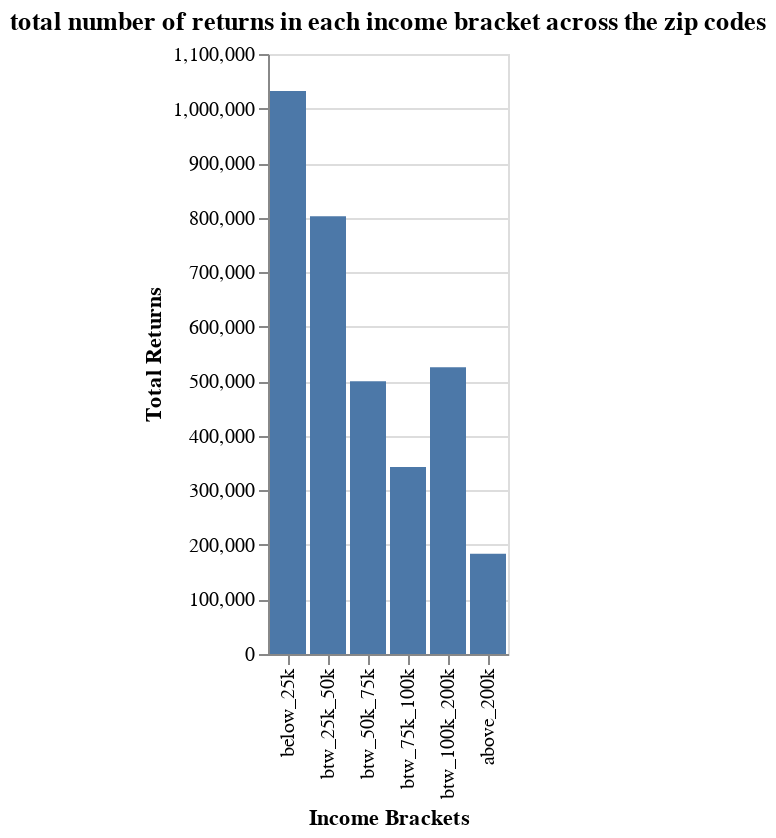

The code cell stored with this chart in its notebook:
### Code cell
X = alt.X('Income Brackets', sort=['below_25k', 'btw_25k_50k', 'btw_50k_75k', 
                                   'btw_75k_100k', 'btw_100k_200k', 'above_200k'], bin=False)

alt.Chart(final_returns).mark_bar().encode(
    X, y= 'Total Returns'
).properties(title='total number of returns in each income bracket across the zip codes')

### Figure 1 — Vega-Lite specification as saved in the notebook (floating-point values rounded to 4 significant figures)
{"config": {"view": {"continuousWidth": 400, "continuousHeight": 300}}, "data": {"name": "data-fa3018bf0a851fb83512015acd7da602"}, "mark": "bar", "encoding": {"x": {"bin": false, "field": "Income Brackets", "sort": ["below_25k", "btw_25k_50k", "btw_50k_75k", "btw_75k_100k", "btw_100k_200k", "above_200k"], "type": "nominal"}, "y": {"field": "Total Returns", "type": "quantitative"}}, "title": "total number of returns in each income bracket across the zip codes", "$schema": "https://vega.github.io/schema/vega-lite/v4.17.0.json", "datasets": {"data-fa3018bf0a851fb83512015acd7da602": [{"Income Brackets": "below_25k", "Total Returns": 1032180}, {"Income Brackets": "btw_25k_50k", "Total Returns": 802720}, {"Income Brackets": "btw_50k_75k", "Total Returns": 499980}, {"Income Brackets": "btw_75k_100k", "Total Returns": 342870}, {"Income Brackets": "btw_100k_200k", "Total Returns": 525510}, {"Income Brackets": "above_200k", "Total Returns": 183630}]}}
